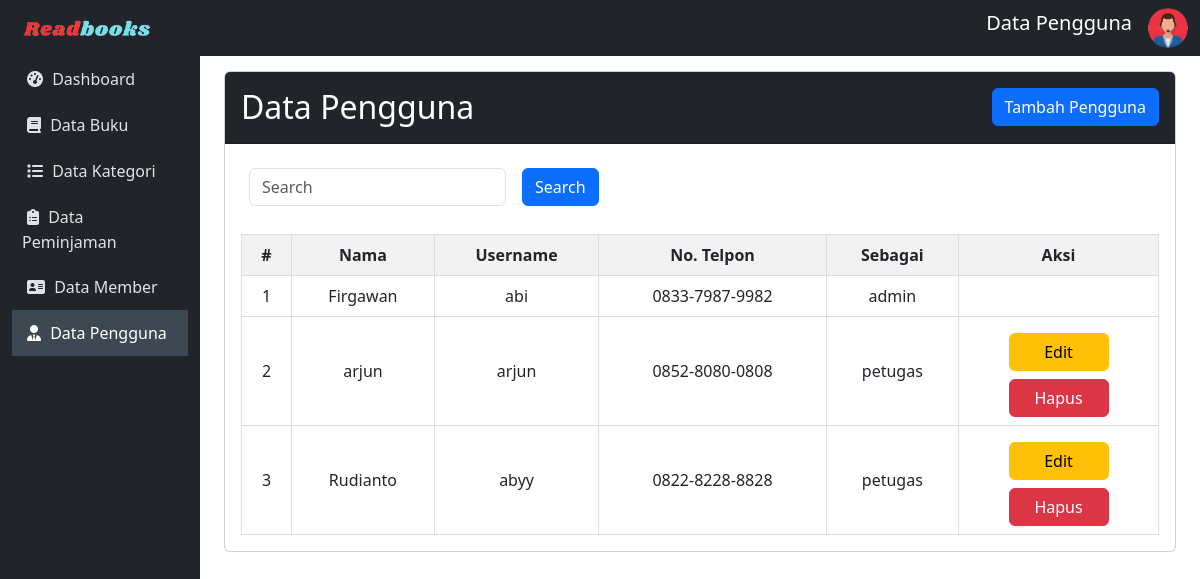
Screenshot of /admin/akun/pengguna.php with the database file from the repository.
### tables this page shows
CREATE TABLE `user` (
  `id` int(11) NOT NULL,
  `nama` varchar(100) NOT NULL,
  `username` varchar(50) NOT NULL,
  `password` varchar(50) NOT NULL,
  `no_telp` varchar(50) NOT NULL,
  `sebagai` varchar(50) NOT NULL
);

### config/config.php (called while the page is built, shortened)
<?php
$host = "127.0.0.1";
$username = "root";
$password = "";
$database_name = "brary";
$connection = mysqli_connect($host, $username, $password, $database_name);
function queryReadData($dataKategori)
{
  global $connection;
  $result = mysqli_query($connection, $dataKategori);
  $items = [];
  while ($item = mysqli_fetch_assoc($result)) {
    $items[] = $item;
  }
  return $items;
}
?>

### admin/akun/pengguna.php (the view, shortened to what this page needs)
<?php
include "../../config/config.php";
$datapengguna = queryReadData("SELECT * FROM user order by sebagai, nama ASC");
?>
<!DOCTYPE html>
<html lang="en">
<head>
    <link href="https://cdn.jsdelivr.net/npm/bootstrap@5.3.2/dist/css/bootstrap.min.css" rel="stylesheet">
</head>
<body>
    <nav class="navbar navbar-expand-lg navbar-dark sticky-top">
        <div class="container-fluid">
            <a class="navbar-brand" href="index.php"><img src="../../assets/readbook.png" width="150px"></a>
            <div class="collapse navbar-collapse" id="mynavbar">
                <ul class="navbar-nav ms-auto">
                    <li class="nav-item">
                        <span class="navbar-brand text-center">Data Pengguna</span>
                    </li>
                    <li class="nav-item">
                        <i id="profile-icon" class="bi bi-person-circle text-light" data-bs-toggle="dropdown">
                            <img src="../../assets/adminLogo.png" alt="Avatar Logo" style="width:40px;" class="rounded-pill"></i>
                    </li>
                </ul>
            </div>
        </div>
    </nav>
    <div class="container-fluid">
        <div class="row">
            <nav id="sidebar" class="col-md-3 col-lg-2 d-md-block position-fixed vh-100">
                <div class="position-sticky">
                    <ul class="nav flex-column">
                        <li class="nav-item">
                            <a class="nav-link" href="../index.php">
                               <i class="fa fa-dashboard" style="margin: 5px;"></i>
                                Dashboard
                            </a>
                        </li>
                        <li class="nav-item">
                            <a class="nav-link" href="../buku/data-buku.php">
                            <i class="fa fa-book" style="margin: 5px;"></i>
                                Data Buku
                            </a>
                        </li>
                        <li class="nav-item">
                            <a class="nav-link" href="../kategori/data-kategori.php">
                            <i class="fa fa-list" style="margin: 5px;"></i>
                                Data Kategori
                            </a>
                        </li>
                        <li class="nav-item">
                            <a class="nav-link" href="../peminjaman/data-peminjaman.php">
                            <i class="fas fa-clipboard-list" style="margin: 5px;"></i>
                                Data Peminjaman
                            </a>
                        </li>
                        <li class="nav-item">
                            <a class="nav-link" href="../member/data-member.php">
                            <i class="fa fa-address-card" style="margin: 5px;"></i>
                                Data Member
                            </a>
                        </li>
                        <li class="nav-item">
                            <a class="nav-link active" href="pengguna.php">
                            <i class="fas fa-user-tie" style="margin: 5px;"></i>
                                Data Pengguna
                            </a>
                        </li>
                    </ul>
                </div>
            </nav>
            <main id="content" class="col-md-9 ms-sm-auto col-lg-10 px-md-4">
                <div class="card">
                <div class="card-header bg-dark text-white">
                        <h2 class="mt-2">Data Pengguna
                            <button type="button" class="btn btn-primary" data-bs-toggle="modal" data-bs-target="#myModal" style="float: right;">
                                Tambah Pengguna
                            </button>
                        </h2>
                    </div>
                    <div class="card-body scrollable-card">
                        <form class="d-flex" action="" method="post">
                            <div style="display: flex;">
                                <input class="form-control m-2" type="text" name="keyword" id="keyword" placeholder="Search">
                                <button class="btn btn-primary m-2" type="submit" name="search">Search</button>
                            </div>
                        </form>
                        <table>
                            <thead>
                                <tr>
                                    <th style="width:50px;">#</th>
                                    <th>Nama</th>
                                    <th>Username</th>
                                    <th>No. Telpon</th>
                                    <th>Sebagai</th>
                                    <th style="width:200px;">Aksi</th>
                                </tr>
                            </thead>
                            <tbody>
                                <?php
                                $no = 1;
                                foreach ($datapengguna as $item) :
                                ?>
                                    <tr>
                                        <td style="width:50px;"><?= $no++; ?></td>
                                        <td><?= $item['nama']; ?></td>
                                        <td><?= $item['username']; ?></td>
                                        <td><?= $item['no_telp']; ?></td>
                                        <td><?= $item['sebagai']; ?></td>
                                        <td style="width:200px;">
                                            <?php
                                            if ($item['id'] !== '1') {
                                            ?>
                                                <a href="editAkun.php?id=<?= $item['id']; ?>" class="btn btn-warning mt-2" style="width:100px;">Edit</a>
                                                <a href="deleteAkun.php?id=<?= $item['id']; ?>" class="btn btn-danger mt-2" style="width:100px;" onclick="return confirm('Apakah Pengguna dengan Nama <?= $item['nama']; ?> ingin anda hapus?');">Hapus</a>
                                            <?php
                                            }
                                            ?>
                                        </td>
                                    </tr>
                                <?php endforeach; ?>
                            </tbody>
                        </table>
                    </div>
                </div>
            </main>
        </div>
    </div>
</body>
</html>

### admin/akun/pengguna.php (style rules this page uses)
body { font-family: 'Segoe UI', Tahoma, Geneva, Verdana, sans-serif; }
#sidebar { background-color: #212529; color: #fff; }
#content { transition: margin-left 0.5s; padding: 15px; }
.navbar { background-color: #212529; }
.navbar-brand { color: #fff; }
.nav-link { padding: 10px; text-decoration: none; color: #dee2e6; transition: background-color 0.3s, color 0.3s; }
.nav-link.active { background-color: #3d4852; color: #fff; }
table { width: 100%; border-collapse: collapse; margin-top: 20px; }
th, td { border: 1px solid #ddd; padding: 8px; text-align: center; }
th { background-color: #f2f2f2; }
.scrollable-card { max-height: 460px; overflow-y: auto; }

### rows the page displays
user: nama "Firgawan", username "abi", no_telp "0833-7987-9982", sebagai "admin"
user: nama "arjun", username "arjun", no_telp "0852-8080-0808", sebagai "petugas"
user: nama "Rudianto", username "abyy", no_telp "0822-8228-8828", sebagai "petugas"
